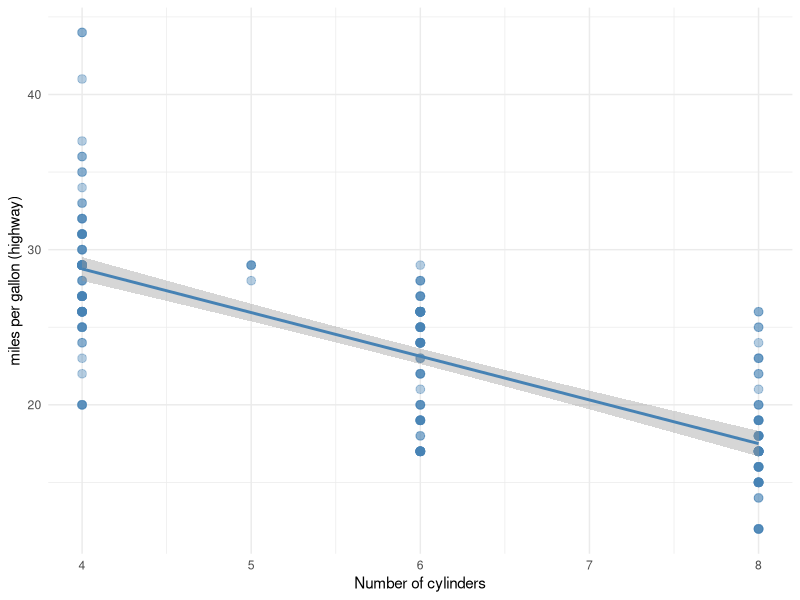
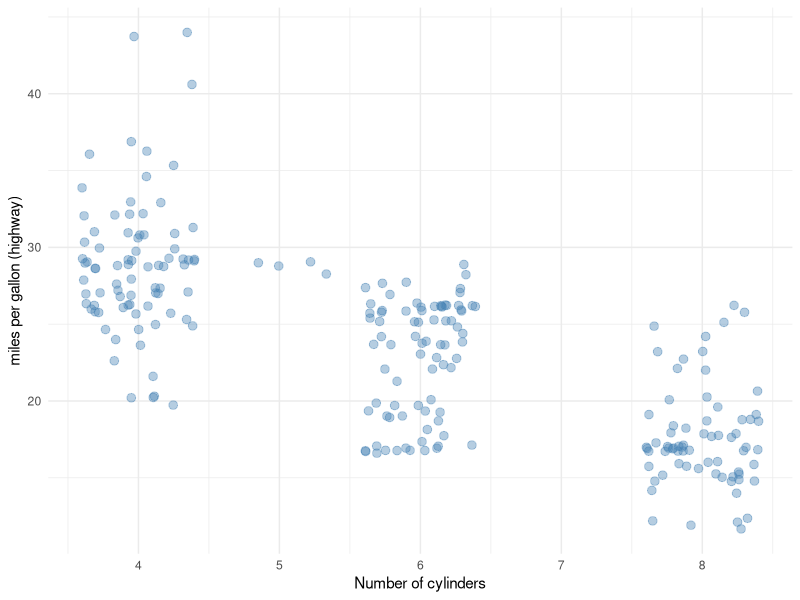
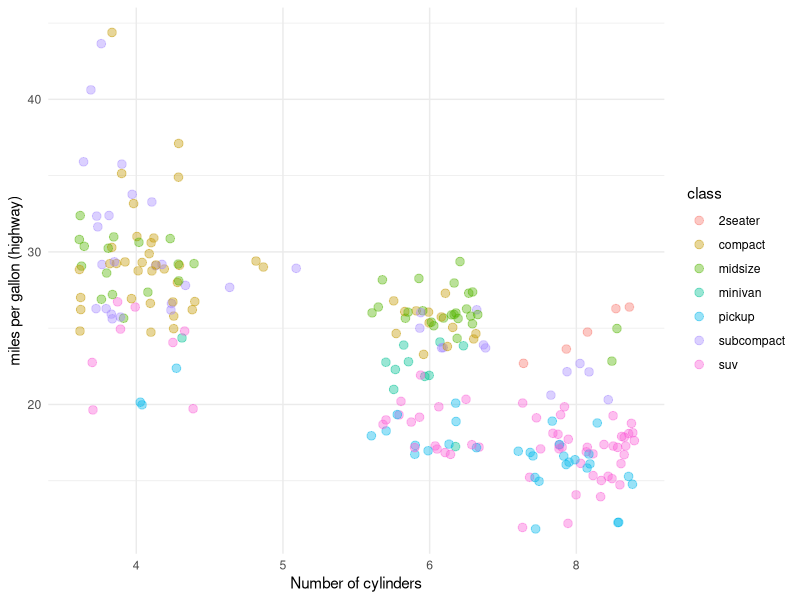
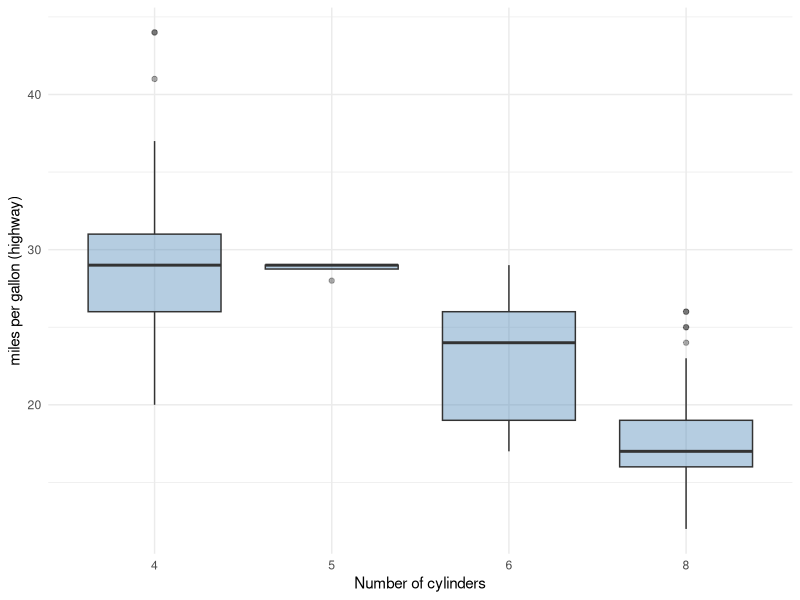
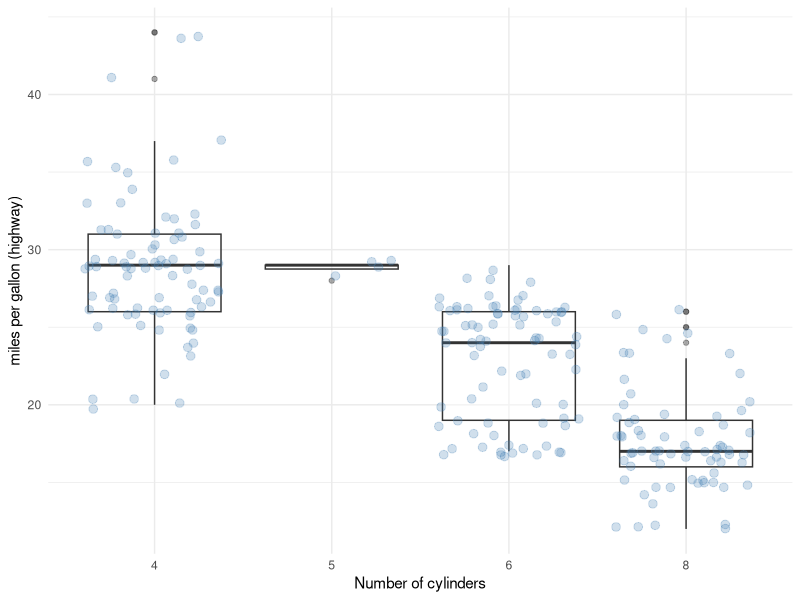

The R script that drew these images, in order:
## ---- chunk 1
library(ggplot2, tidyverse)
theme_set(theme_minimal())
update_geom_defaults("bar", list(fill = "steelblue", alpha = 0.4))
update_geom_defaults("point", list(color = "steelblue", alpha = 0.4, size = 2.6))
update_geom_defaults("boxplot", list(fill = "steelblue", alpha = 0.4))
## ---- chunk 2
ggplot(mpg, aes(x = cyl, y = hwy)) + geom_point() + xlab("Number of cylinders") + ylab("miles per gallon (highway)") + 
  stat_smooth(method = "lm", color = "steelblue")
## ---- chunk 3
ggplot(mpg, aes(x = cyl, y = hwy)) + geom_jitter() + xlab("Number of cylinders") + ylab("miles per gallon (highway)")
## ---- chunk 4
ggplot(mpg, aes(x = factor(cyl), y = hwy, color = class)) + geom_jitter() + xlab("Number of cylinders") + ylab("miles per gallon (highway)")
## ---- chunk 5
ggplot(mpg, aes(x = factor(cyl), y = hwy)) + geom_boxplot() + xlab("Number of cylinders") + ylab("miles per gallon (highway)")

## ---- chunk 6
ggplot(mpg, aes(x = factor(cyl), y = hwy)) + geom_boxplot(fill = "white") + geom_jitter(alpha = 0.25) + xlab("Number of cylinders") + ylab("miles per gallon (highway)")

